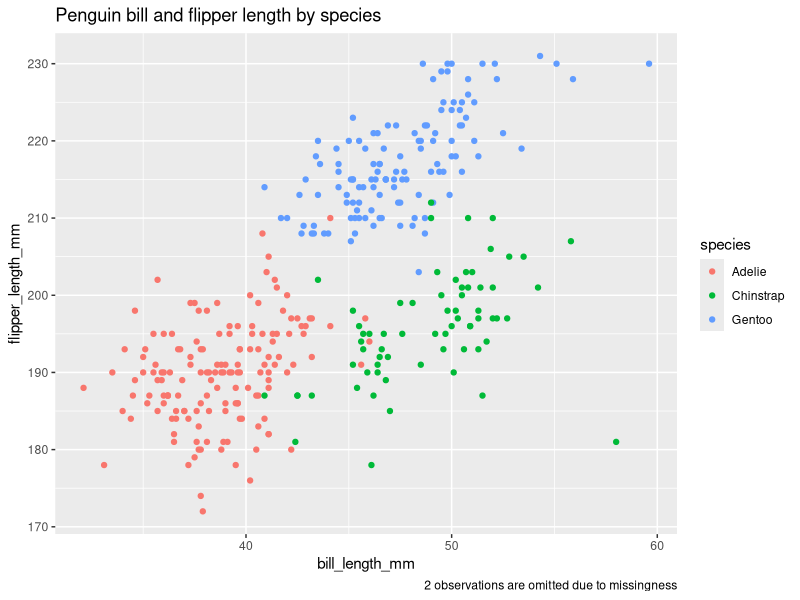

Source code (R):
## ---- chunk 1
library(tidyverse)
## ---- chunk 2
set.seed(11)

problem1_df <-
  tibble(
    vec_numeric = rnorm(10),
    vec_logical = vec_numeric > 0,
    vec_char = c("a","b","c","d","e","f","g","h","i","j"),
    vec_factor = as.factor(x = sample(1:3, 10, replace = TRUE))
  )
## ---- chunk 3
mean(pull(problem1_df, vec_numeric))
mean(pull(problem1_df, vec_logical))
mean(pull(problem1_df, vec_char))
mean(pull(problem1_df, vec_factor))
## ---- chunk 4
data("penguins", package = "palmerpenguins")
## ---- chunk 5
ggplot(penguins, aes(x = bill_length_mm, y = flipper_length_mm, color = species)) + geom_point() +
  labs(title = "Penguin bill and flipper length by species", 
       caption = "2 observations are omitted due to missingness")
